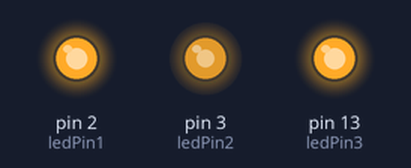
The sketch below on a simulated Arduino Uno, built with avr-gcc and run on an emulated ATmega328P. Shown: output pins drawn as LEDs (lit = HIGH). Random numbers use the default seed unless the sketch sets one.

Above: at 0.37 s.
At 15.28 s:
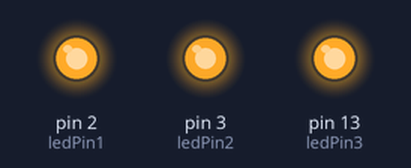
At 36.61 s:
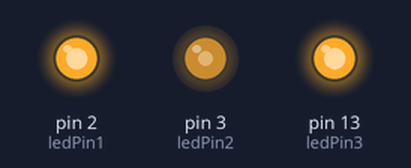
Timing chart, 0 to 40.0 s (numbered marks = the images above):
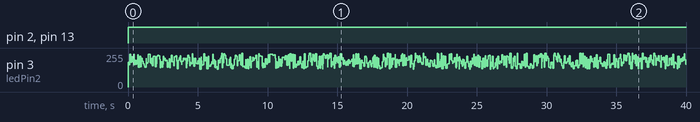

Measured:
- by itself, pin 2 (ledPin1), pin 13 (ledPin3): LOW → HIGH at 0.00 s

The sketch:

Led_Fire_Effect.ino
```cpp
// LED Fire Effect

int ledPin1 = 2;
int ledPin2 = 3;
int ledPin3 = 13;

void setup()
{
 	pinMode(ledPin1, OUTPUT);
 	pinMode(ledPin2, OUTPUT);
 	pinMode(ledPin3, OUTPUT);
}

void loop()
{
analogWrite(ledPin1, random(120)+135);
analogWrite(ledPin2, random(120)+135);
analogWrite(ledPin3, random(120)+135);
delay(random(100));
}
```
